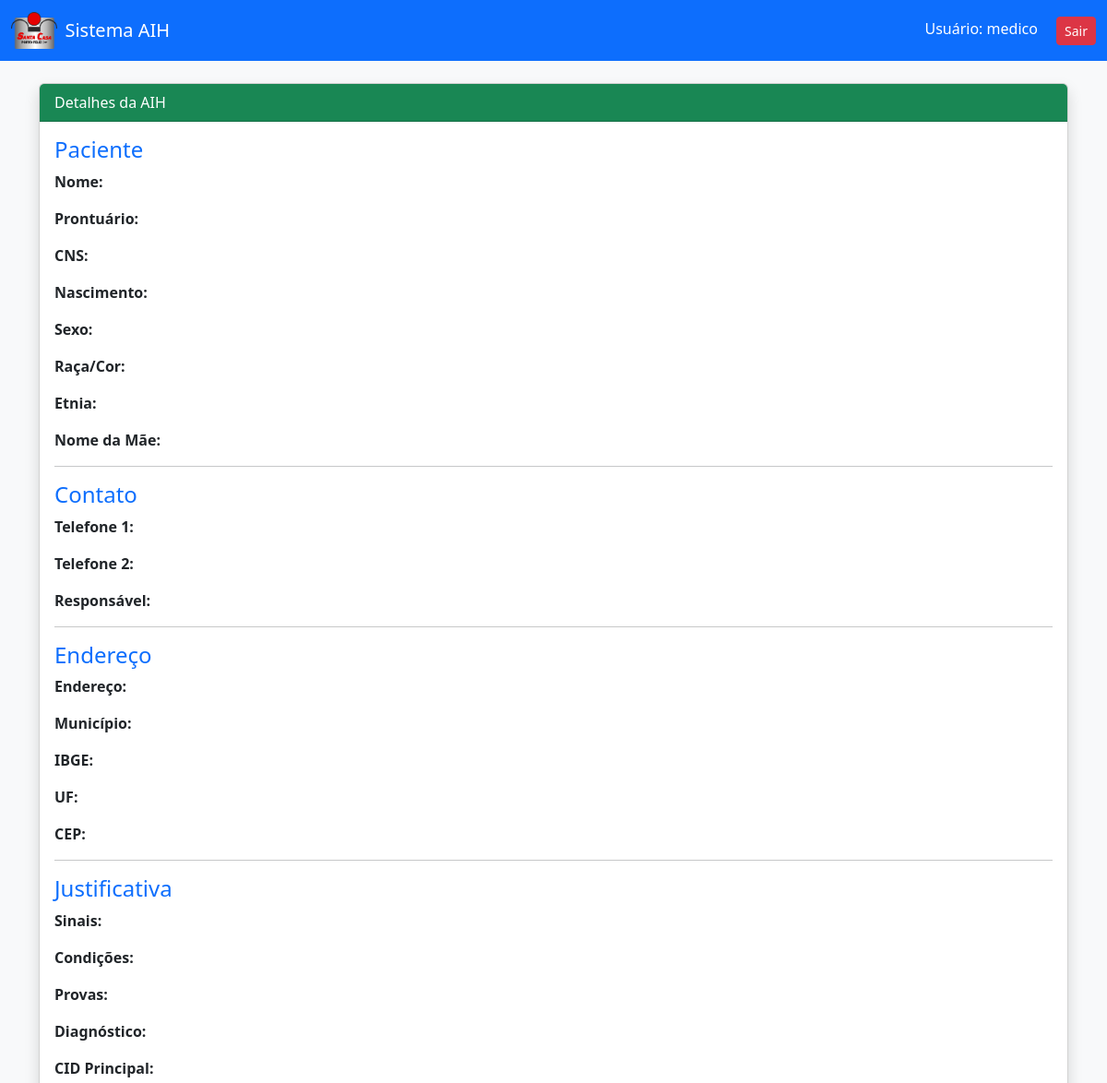
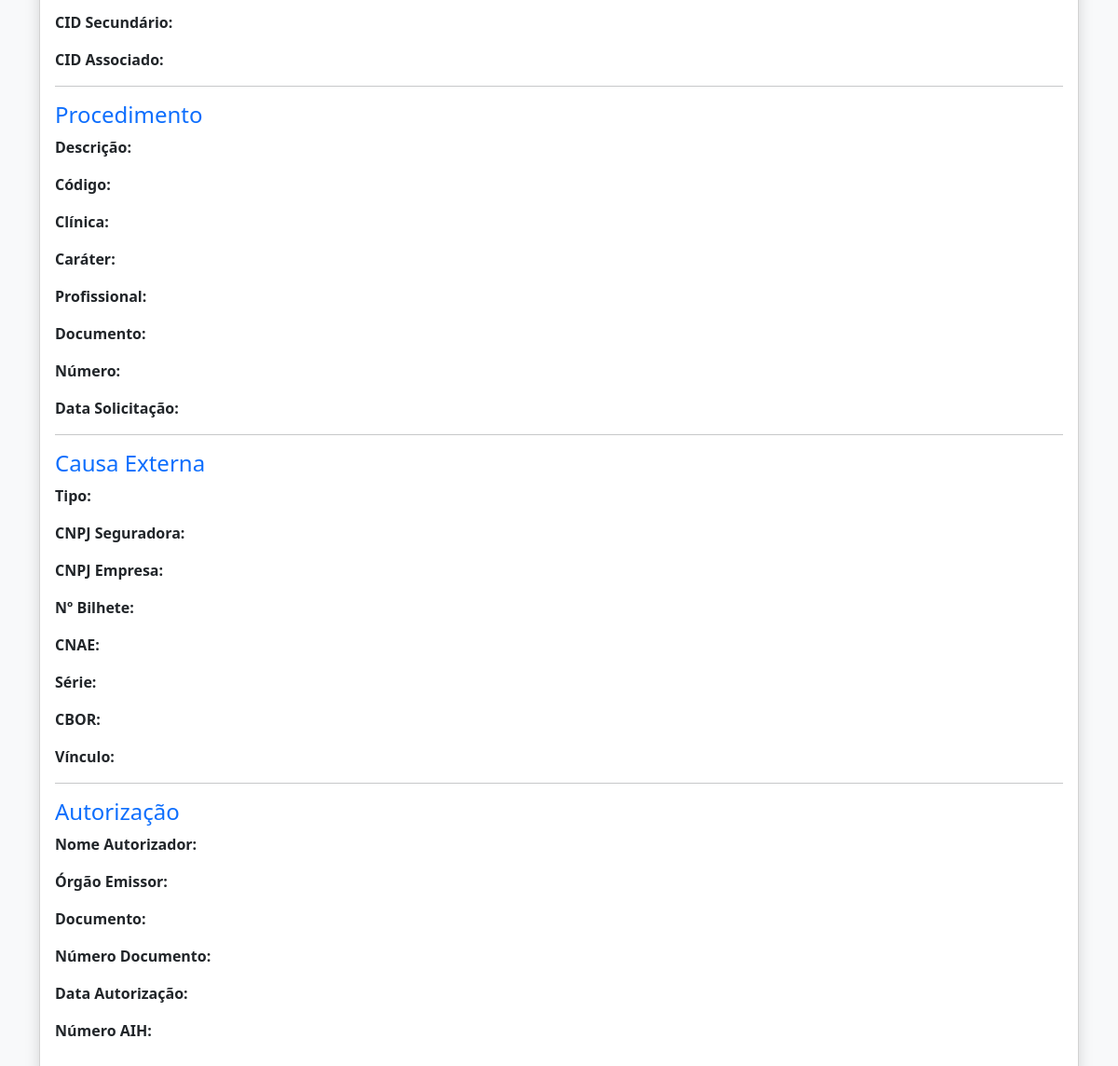
/ver_aih/16 (signed in), run on an earlier commit of the app's database (2 pictures, top to bottom).
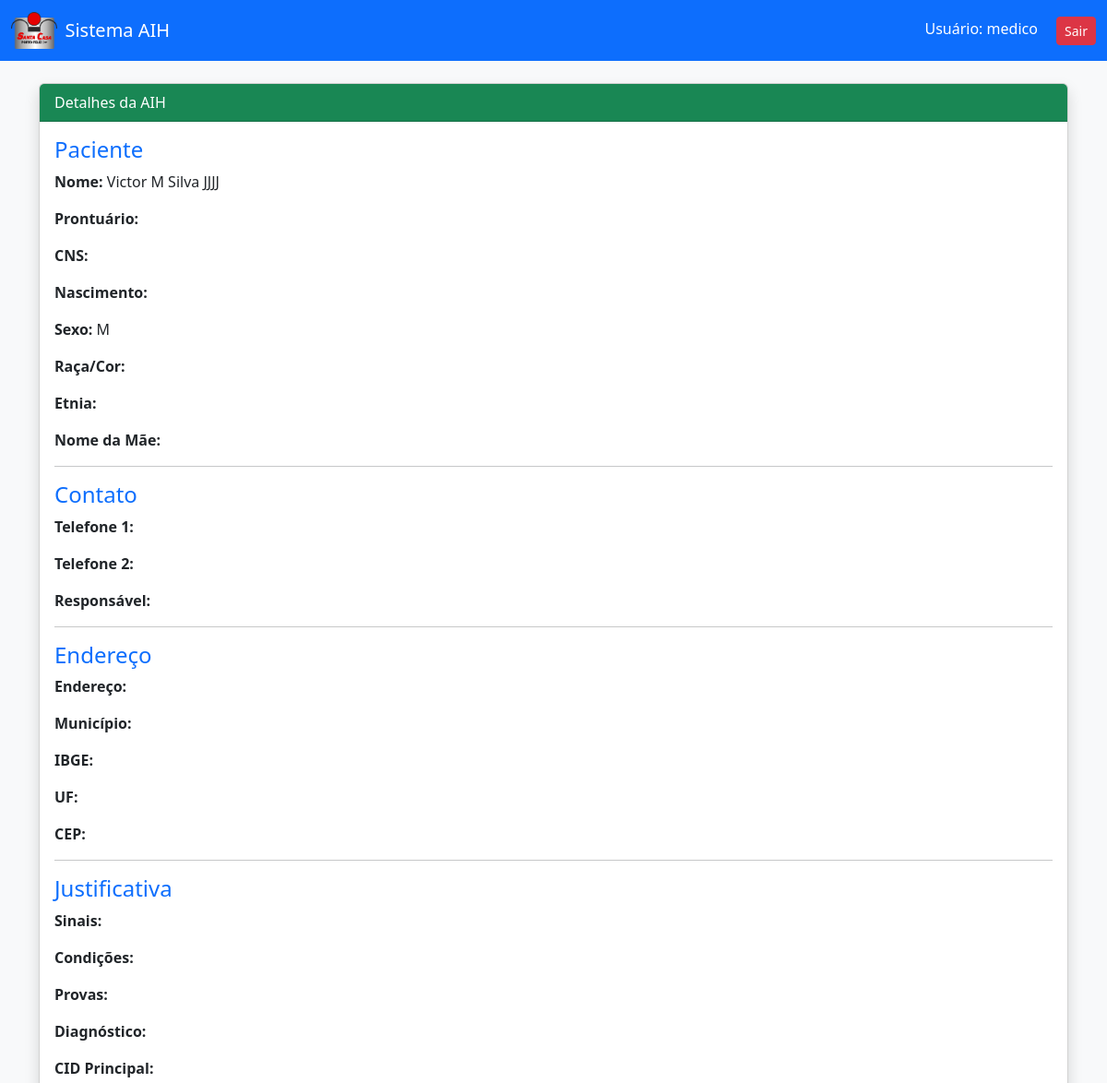
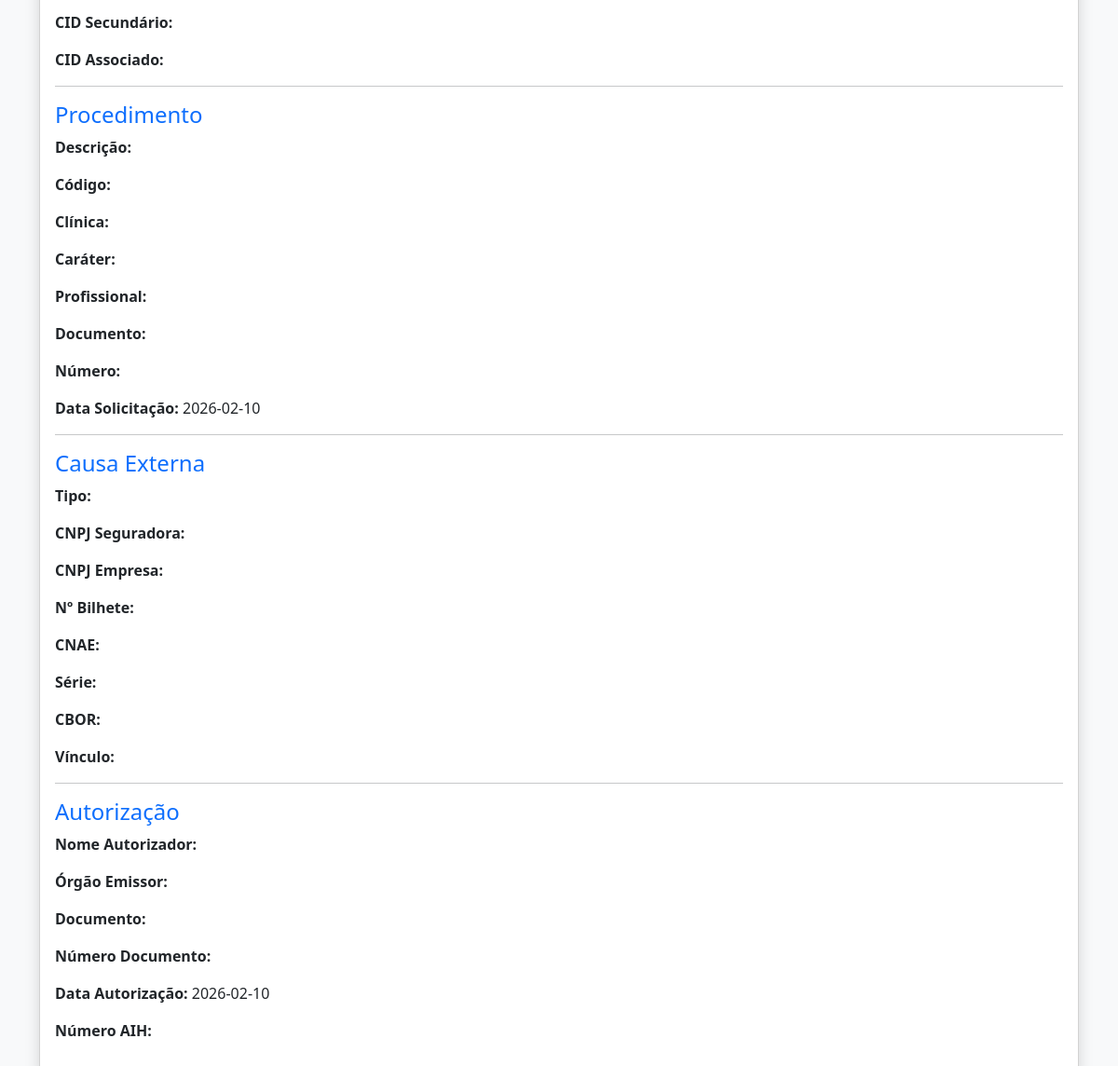
And on a later commit of the database (2 pictures, top to bottom).
### tables this page shows
CREATE TABLE aih (
        id INTEGER PRIMARY KEY AUTOINCREMENT,

        -- PACIENTE
        nome_paciente TEXT,
        prontuario TEXT,
        cns TEXT,
        data_nascimento TEXT,
        sexo TEXT,
        raca_cor TEXT,
        etnia TEXT,
        nome_mae TEXT,
        telefone1 TEXT,
        telefone2 TEXT,
        responsavel TEXT,
        endereco TEXT,
        municipio TEXT,
        ibge TEXT,
        uf TEXT,
        cep TEXT,

        -- JUSTIFICATIVA
        sinais TEXT,
        condicoes TEXT,
        provas TEXT,
        diagnostico TEXT,
        cid_principal TEXT,
        cid_secundario TEXT,
        cid_associado TEXT,

        -- PROCEDIMENTO
        descricao_procedimento TEXT,
        codigo_procedimento TEXT,
        clinica TEXT,
        carater TEXT,
        doc_prof TEXT,
        numero_doc_prof TEXT,
        nome_prof TEXT,
        data_solicitacao TEXT,

        -- CAUSA EXTERNA
        tipo_acidente TEXT,
        cnpj_seguradora TEXT,
        cnpj_empresa TEXT,
        numero_bilhete TEXT,
        cnae TEXT,
        serie TEXT,
        cbor TEXT,
        vinculo_empresa TEXT,

        -- AUTORIZAÇÃO
        nome_autorizador TEXT,
        orgao_emissor TEXT,
        doc_autorizador TEXT,
        numero_doc_autorizador TEXT,
        data_autorizacao TEXT,
        numero_autorizacao TEXT,

        -- ARQUIVO
        arquivo_pdf TEXT,
        necessita_apa TEXT,
        status TEXT DEFAULT 'Pendente'

    , data_reprovacao TEXT, usuario_aprovacao TEXT, data_aprovacao TEXT, usuario_reprovacao TEXT);

### app.py (the view)
@app.route("/ver_aih/<int:id>")
@login_required
def ver_aih(id):
    conn = conectar_db()
    conn.row_factory = sqlite3.Row
    cursor = conn.cursor()
    cursor.execute("SELECT * FROM aih WHERE id = ?", (id,))
    dados = cursor.fetchone()
    conn.close()
    return render_template("ver_aih.html", dados=dados)

### app.py (called while the page is built)
def conectar_db():
    caminho = os.path.abspath("aih.db")
    conn = sqlite3.connect(
        caminho,
        timeout=10,
        check_same_thread=False
    )
    conn.row_factory = sqlite3.Row
    return conn

def login_required(func):
    @wraps(func)
    def wrapper(*args, **kwargs):
        if "usuario" not in session:
            return redirect(url_for("login"))
        return func(*args, **kwargs)
    return wrapper

@app.context_processor
def injetar_logo_santa_casa():
    static_dir = os.path.join(os.path.dirname(__file__), "static")
    for arquivo_logo in LOGO_CANDIDATOS:
        if os.path.exists(os.path.join(static_dir, arquivo_logo)):
            return {"logo_santa_casa": arquivo_logo}
    return {"logo_santa_casa": None}

### templates/ver_aih.html
{% extends "base.html" %}
{% block content %}
<div class="card shadow">
<div class="card-header bg-success text-white">
Detalhes da AIH
</div>
<div class="card-body">
<h4 class="text-primary">Paciente</h4>
<p><b>Nome:</b> {{ dados.nome_paciente }}</p>
<p><b>Prontuário:</b> {{ dados.prontuario }}</p>
<p><b>CNS:</b> {{ dados.cns }}</p>
<p><b>Nascimento:</b> {{ dados.data_nascimento }}</p>
<p><b>Sexo:</b> {{ dados.sexo }}</p>
<p><b>Raça/Cor:</b> {{ dados.raca_cor }}</p>
<p><b>Etnia:</b> {{ dados.etnia }}</p>
<p><b>Nome da Mãe:</b> {{ dados.nome_mae }}</p>
<hr>
<h4 class="text-primary">Contato</h4>
<p><b>Telefone 1:</b> {{ dados.telefone1 }}</p>
<p><b>Telefone 2:</b> {{ dados.telefone2 }}</p>
<p><b>Responsável:</b> {{ dados.responsavel }}</p>
<hr>
<h4 class="text-primary">Endereço</h4>
<p><b>Endereço:</b> {{ dados.endereco }}</p>
<p><b>Município:</b> {{ dados.municipio }}</p>
<p><b>IBGE:</b> {{ dados.ibge }}</p>
<p><b>UF:</b> {{ dados.uf }}</p>
<p><b>CEP:</b> {{ dados.cep }}</p>
<hr>
<h4 class="text-primary">Justificativa</h4>
<p><b>Sinais:</b> {{ dados.sinais }}</p>
<p><b>Condições:</b> {{ dados.condicoes }}</p>
<p><b>Provas:</b> {{ dados.provas }}</p>
<p><b>Diagnóstico:</b> {{ dados.diagnostico }}</p>
<p><b>CID Principal:</b> {{ dados.cid_principal }}</p>
<p><b>CID Secundário:</b> {{ dados.cid_secundario }}</p>
<p><b>CID Associado:</b> {{ dados.cid_associado }}</p>
<hr>
<h4 class="text-primary">Procedimento</h4>
<p><b>Descrição:</b> {{ dados.descricao_procedimento }}</p>
<p><b>Código:</b> {{ dados.codigo_procedimento }}</p>
<p><b>Clínica:</b> {{ dados.clinica }}</p>
<p><b>Caráter:</b> {{ dados.carater }}</p>
<p><b>Profissional:</b> {{ dados.nome_prof }}</p>
<p><b>Documento:</b> {{ dados.doc_prof }}</p>
<p><b>Número:</b> {{ dados.numero_doc_prof }}</p>
<p><b>Data Solicitação:</b> {{ dados.data_solicitacao }}</p>
<hr>
<h4 class="text-primary">Causa Externa</h4>
<p><b>Tipo:</b> {{ dados.tipo_acidente }}</p>
<p><b>CNPJ Seguradora:</b> {{ dados.cnpj_seguradora }}</p>
<p><b>CNPJ Empresa:</b> {{ dados.cnpj_empresa }}</p>
<p><b>Nº Bilhete:</b> {{ dados.numero_bilhete }}</p>
<p><b>CNAE:</b> {{ dados.cnae }}</p>
<p><b>Série:</b> {{ dados.serie }}</p>
<p><b>CBOR:</b> {{ dados.cbor }}</p>
<p><b>Vínculo:</b> {{ dados.vinculo_empresa }}</p>
<hr>
<h4 class="text-primary">Autorização</h4>
<p><b>Nome Autorizador:</b> {{ dados.nome_autorizador }}</p>
<p><b>Órgão Emissor:</b> {{ dados.orgao_emissor }}</p>
<p><b>Documento:</b> {{ dados.doc_autorizador }}</p>
<p><b>Número Documento:</b> {{ dados.numero_doc_autorizador }}</p>
<p><b>Data Autorização:</b> {{ dados.data_autorizacao }}</p>
<p><b>Número AIH:</b> {{ dados.numero_autorizacao }}</p>
</div>
</div>
{% endblock %}

### templates/base.html (shortened to what this page needs)
<!DOCTYPE html>
<html lang="pt-br">
<head>
<link href="https://cdn.jsdelivr.net/npm/bootstrap@5.3.2/dist/css/bootstrap.min.css" rel="stylesheet">
</head>
<body class="bg-light">
<nav class="navbar navbar-dark bg-primary">
<div class="container-fluid">
<span class="navbar-brand mb-0 h1 d-flex align-items-center gap-2">
{% if logo_santa_casa %}
<img src="{{ url_for('static', filename=logo_santa_casa) }}" alt="Logo Santa Casa" class="logo-santa-casa">
{% endif %}
<span>Sistema AIH</span>
</span>
<div>
<span class="text-white me-3">
Usuário: {{ session.usuario }}
</span>
<a href="/logout" class="btn btn-danger btn-sm">
Sair
</a>
</div>
</div>
</nav>
<div class="container mt-4">
{% block content %}{% endblock %}
</div>
</body>
</html>

### templates/base.html (style rules this page uses)
.logo-santa-casa { height: 40px; width: auto; }

What changed in the data, as far as the page shows it:
added aih: nome_paciente "Victor M Silva JJJJ", sexo "M", data_solicitacao "2026-02-10", data_autorizacao "2026-02-10"
